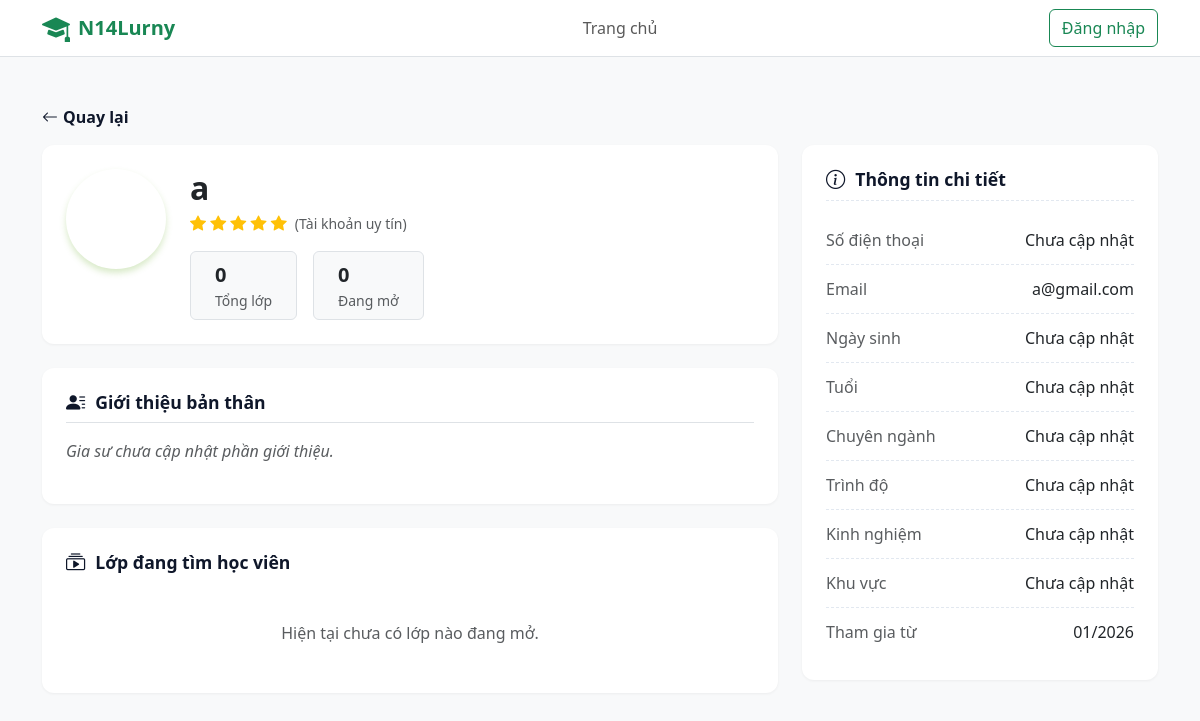
The app's page /N14Lurny/tutor/view_detail.php?id=9, older data.
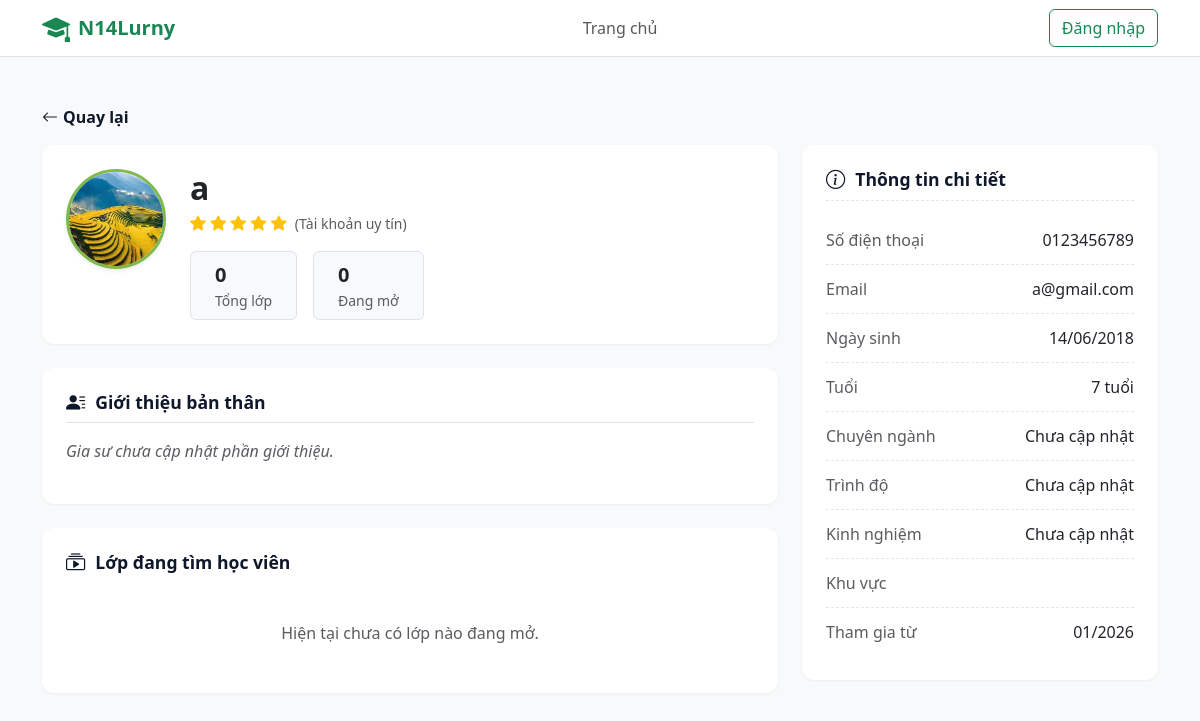
The same page, newer data.
### tables this page shows
CREATE TABLE `users` (
  `id` int(11) NOT NULL,
  `full_name` varchar(100) NOT NULL,
  `email` varchar(100) NOT NULL,
  `password` varchar(255) NOT NULL,
  `role` enum('admin','tutor','student') NOT NULL DEFAULT 'student',
  `avatar` varchar(255) DEFAULT NULL,
  `dob` date DEFAULT NULL,
  `gender` enum('Nam','Nữ','Khác') DEFAULT 'Nam',
  `phone` varchar(20) DEFAULT NULL,
  `bio` text DEFAULT NULL COMMENT 'Giới thiệu bản thân',
  `major` varchar(100) DEFAULT NULL COMMENT 'Chuyên ngành',
  `degree` varchar(100) DEFAULT NULL COMMENT 'Bằng cấp/Trình độ',
  `experience` varchar(100) DEFAULT NULL COMMENT 'Kinh nghiệm',
  `address` varchar(255) DEFAULT NULL COMMENT 'Địa chỉ/Khu vực',
  `school` varchar(255) DEFAULT NULL,
  `grade` varchar(50) DEFAULT NULL,
  `created_at` timestamp NOT NULL DEFAULT current_timestamp()
);

### N14Lurny/tutor/view_detail.php (the view, shortened to what this page needs)
<?php
include '../includes/header_tutor.php';
require_once '../config/db.php';
$tutor_id = 0;
if (isset($_GET['id']) && is_numeric($_GET['id'])) {
    $tutor_id = intval($_GET['id']);
} elseif (isset($_SESSION['user_id'])) {
    $tutor_id = $_SESSION['user_id'];
} else {
    echo "<script>alert('Không tìm thấy thông tin!'); window.history.back();</script>"; exit();
}
$sql_user = "SELECT * FROM users WHERE id = ?";
$stmt = $conn->prepare($sql_user);
$stmt->bind_param("i", $tutor_id);
$stmt->execute();
$user_res = $stmt->get_result();
$tutor = $user_res->fetch_assoc();
$avatar_path = "../assets/uploads/avatars/" . ($tutor['avatar'] ?? '');
$has_avatar = !empty($tutor['avatar']) && file_exists($avatar_path);
$initials = mb_strtoupper(mb_substr($tutor['full_name'], 0, 1, "UTF-8"));
if (!empty($tutor['dob']) && $tutor['dob'] != '0000-00-00') {
    $dob_date = new DateTime($tutor['dob']);
    $now = new DateTime();
    $age = $now->diff($dob_date)->y;
    $age_display = $age . ' tuổi';
    $dob_display = date('d/m/Y', strtotime($tutor['dob']));
} else {
    $age_display = 'Chưa cập nhật'; $dob_display = 'Chưa cập nhật';
}
$count_all = $conn->query("SELECT COUNT(*) as total FROM classes WHERE tutor_id = $tutor_id")->fetch_assoc()['total'];
$count_active = $conn->query("SELECT COUNT(*) as total FROM classes WHERE tutor_id = $tutor_id AND status = 'active'")->fetch_assoc()['total'];
$sql_classes = "SELECT * FROM classes WHERE tutor_id = ? AND status = 'active' ORDER BY created_at DESC LIMIT 4";
$stmt_classes = $conn->prepare($sql_classes);
$stmt_classes->bind_param("i", $tutor_id);
$stmt_classes->execute();
$res_classes = $stmt_classes->get_result();
?>
<!DOCTYPE html>
<html lang="vi">
<head>
  <link href="https://cdn.jsdelivr.net/npm/bootstrap@5.3.2/dist/css/bootstrap.min.css" rel="stylesheet">
  <link href="https://cdn.jsdelivr.net/npm/bootstrap-icons@1.11.1/font/bootstrap-icons.css" rel="stylesheet">
  <link rel="stylesheet" href="../assets/css/tutor.css">
</head>
<body class="bg-light">
<div class="container py-5">
  <a href="javascript:history.back()" class="back-link mb-3">
      <i class="bi bi-arrow-left"></i> Quay lại
  </a>
  <div class="row g-4">
    <div class="col-lg-8">
      <div class="card card-detail mb-4">
        <div class="d-flex flex-column flex-md-row gap-4 align-items-center align-items-md-start text-center text-md-start">
            <?php if($has_avatar): ?>
                <img src="<?= $avatar_path ?>" class="rounded-circle object-fit-cover shadow-sm" style="width: 100px; height: 100px; border: 3px solid #80BA4C;">
            <?php else: ?>
                <div class="avatar-circle" style="width: 100px; height: 100px; font-size: 40px; margin: 0;"><?= $initials ?></div>
            <?php endif; ?>
            <div class="flex-grow-1">
                <h2 class="fw-bold mb-1 text-dark"><?= htmlspecialchars($tutor['full_name']) ?></h2>
                <div class="text-warning mb-3"><i class="bi bi-star-fill"></i> <i class="bi bi-star-fill"></i> <i class="bi bi-star-fill"></i> <i class="bi bi-star-fill"></i> <i class="bi bi-star-fill"></i> <span class="text-muted small ms-1">(Tài khoản uy tín)</span></div>
                <div class="d-flex gap-3 justify-content-center justify-content-md-start">
                    <div class="bg-light px-4 py-2 rounded border"><strong class="d-block text-brand fs-5"><?= $count_all ?></strong> <small class="text-muted">Tổng lớp</small></div>
                    <div class="bg-light px-4 py-2 rounded border"><strong class="d-block text-brand fs-5"><?= $count_active ?></strong> <small class="text-muted">Đang mở</small></div>
                </div>
            </div>
        </div>
      </div>
      <div class="card card-detail mb-4">
         <div class="d-flex justify-content-between align-items-center mb-3 border-bottom pb-2">
             <h5 class="section-title mb-0 border-0 p-0"><i class="bi bi-person-lines-fill"></i> Giới thiệu bản thân</h5>
         </div>
         <div class="text-dark" style="line-height: 1.6;">
             <?php if (!empty($tutor['bio'])): ?>
                 <?= nl2br(htmlspecialchars($tutor['bio'])) ?>
             <?php else: ?>
                 <p class="text-muted fst-italic">Gia sư chưa cập nhật phần giới thiệu.</p>
             <?php endif; ?>
         </div>
      </div>
      <div class="card card-detail">
        <div class="d-flex justify-content-between align-items-center mb-4">
          <h5 class="section-title mb-0 border-0 p-0"><i class="bi bi-collection-play"></i> Lớp đang tìm học viên</h5>
        </div>
        <?php if ($res_classes->num_rows > 0): ?>
        <div class="row g-3">
            <?php while($class = $res_classes->fetch_assoc()): ?>
            <div class="col-md-6">
                <div class="border rounded p-3 h-100 bg-white hover-shadow transition-all position-relative">
                    <div class="mb-2">
                         <span class="badge green"><?= htmlspecialchars($class['subject']) ?></span>
                         <span class="badge gray small"><?= htmlspecialchars($class['method']) ?></span>
                    </div>
                    <h6 class="fw-bold text-dark mb-2">
                        <a href="see_details.php?id=<?= $class['id'] ?>" class="text-decoration-none text-dark stretched-link">
                            <?= htmlspecialchars($class['title']) ?>
                        </a>
                    </h6>
                    <div class="text-primary fw-bold mb-2"><?= htmlspecialchars($class['price']) ?></div>
                    <ul class="list-unstyled small text-muted mb-3">
                        <li class="mb-1"><i class="bi bi-mortarboard me-2"></i> <?= htmlspecialchars($class['grade']) ?></li>
                        <li><i class="bi bi-geo-alt me-2"></i> <?= htmlspecialchars($class['location']) ?></li>
                    </ul>
                </div>
            </div>
            <?php endwhile; ?>
        </div>
        <?php else: ?>
            <div class="text-center text-muted py-4">Hiện tại chưa có lớp nào đang mở.</div>
        <?php endif; ?>
      </div>
    </div>
    <div class="col-lg-4">
      <div class="card card-detail">
        <h5 class="section-title"><i class="bi bi-info-circle"></i> Thông tin chi tiết</h5>
        <ul class="list-unstyled m-0">
            <li class="info-list-item"><span class="text-muted">Số điện thoại</span><span class="fw-medium text-end ps-2 text-dark"><?= htmlspecialchars($tutor['phone'] ?? 'Chưa cập nhật') ?></span></li>
            <li class="info-list-item"><span class="text-muted">Email</span><span class="fw-medium text-end ps-2 text-dark"><?= htmlspecialchars($tutor['email']) ?></span></li>
            <li class="info-list-item"><span class="text-muted">Ngày sinh</span><span class="fw-medium text-end ps-2 text-dark"><?= $dob_display ?></span></li>
            <li class="info-list-item"><span class="text-muted">Tuổi</span><span class="fw-medium text-end ps-2 text-dark"><?= $age_display ?></span></li>
            <li class="info-list-item"><span class="text-muted">Chuyên ngành</span><span class="fw-medium text-end ps-2"><?= htmlspecialchars($tutor['major'] ?? 'Chưa cập nhật') ?></span></li>
            <li class="info-list-item"><span class="text-muted">Trình độ</span><span class="fw-medium text-end ps-2"><?= htmlspecialchars($tutor['degree'] ?? 'Chưa cập nhật') ?></span></li>
            <li class="info-list-item"><span class="text-muted">Kinh nghiệm</span><span class="fw-medium text-end ps-2"><?= htmlspecialchars($tutor['experience'] ?? 'Chưa cập nhật') ?></span></li>
            <li class="info-list-item"><span class="text-muted">Khu vực</span><span class="fw-medium text-end ps-2"><?= htmlspecialchars($tutor['address'] ?? 'Chưa cập nhật') ?></span></li>
            <li class="info-list-item border-0"><span class="text-muted">Tham gia từ</span><span class="fw-medium"><?= date('m/Y', strtotime($tutor['created_at'])) ?></span></li>
        </ul>
      </div>
    </div>
  </div>
</div>
</body>
</html>

### N14Lurny/includes/header_tutor.php (shortened to what this page needs)
<?php
$base_url = '/N14Lurny';
$notif_count = 0;
$notifications = [];
?>
<nav class="navbar navbar-expand-lg bg-white border-bottom py-2 fixed-top-nav">
  <div class="container">
    <a class="navbar-brand fw-bold text-success d-flex align-items-center" href="<?= $base_url ?>/tutor/class_management.php">
        <i class="bi bi-mortarboard-fill me-2 fs-3"></i> N14Lurny
    </a>
    <div class="collapse navbar-collapse" id="navbarContent">
        <ul class="navbar-nav mx-auto mb-2 mb-lg-0">
            <li class="nav-item"><a class="nav-link" href="<?= $base_url ?>/tutor/class_management.php">Trang chủ</a></li>
        </ul>
        <div class="d-flex align-items-center">
            <?php if (isset($_SESSION['user_id'])): ?>
                <div class="dropdown me-3">
                    <a href="#" class="text-secondary position-relative text-decoration-none" id="notifDropdown" data-bs-toggle="dropdown" aria-expanded="false">
                        <i class="bi bi-bell-fill fs-5"></i>
                        <?php if($notif_count > 0): ?>
                            <span class="position-absolute top-0 start-100 translate-middle badge rounded-pill bg-danger border border-light" style="font-size: 0.6rem;">
                                <?= $notif_count ?>
                            </span>
                        <?php endif; ?>
                    </a>
                    <ul class="dropdown-menu dropdown-menu-end shadow border-0" aria-labelledby="notifDropdown" style="width: 320px; max-height: 400px; overflow-y: auto;">
                        <li class="dropdown-header fw-bold border-bottom">Thông báo</li>
                        <?php if (count($notifications) > 0): ?>
                            <?php foreach($notifications as $notif): ?>
                                <li>
                                    <a class="dropdown-item py-2 border-bottom <?= $notif['is_read'] == 0 ? 'bg-light' : '' ?>" href="<?= $base_url ?>/tutor/<?= $notif['link'] ?>">
                                        <div class="d-flex align-items-start">
                                            <i class="bi bi-info-circle-fill text-primary mt-1 me-2"></i>
                                            <div>
                                                <strong class="d-block text-dark" style="font-size: 0.9rem;"><?= htmlspecialchars($notif['title']) ?></strong>
                                                <small class="text-muted d-block text-wrap" style="font-size: 0.8rem; line-height: 1.3;"><?= htmlspecialchars($notif['message']) ?></small>
                                                <small class="text-secondary" style="font-size: 0.7rem;"><?= date('H:i d/m/Y', strtotime($notif['created_at'])) ?></small>
                                            </div>
                                        </div>
                                    </a>
                                </li>
                            <?php endforeach; ?>
                            <li><a class="dropdown-item text-center small text-primary py-2" href="#">Xem tất cả</a></li>
                        <?php else: ?>
                            <li class="p-3 text-center text-muted small">Chưa có thông báo nào</li>
                        <?php endif; ?>
                    </ul>
                </div>
                <div class="dropdown">
                    <a href="#" class="d-flex align-items-center text-decoration-none dropdown-toggle text-dark" data-bs-toggle="dropdown">
                        <div class="rounded-circle bg-success text-white d-flex align-items-center justify-content-center me-2 fw-bold" style="width: 35px; height: 35px;">
                            <?= mb_substr($_SESSION['fullname'] ?? 'U', 0, 1) ?>
                        </div>
                        <span class="fw-bold d-none d-sm-block"><?= htmlspecialchars($_SESSION['fullname'] ?? 'User') ?></span>
                    </a>
                    <ul class="dropdown-menu dropdown-menu-end p-0 shadow border-0">
                        <li class="p-3 border-bottom bg-light rounded-top">
                            <div class="fw-bold text-dark"><?= htmlspecialchars($_SESSION['fullname'] ?? 'Gia sư') ?></div>
                            <div class="small text-muted">Gia sư</div>
                        </li>
                        <li>
                            <a class="dropdown-item py-2 mt-1" href="<?= $base_url ?>/tutor/view_detail.php">
                                <i class="bi bi-person-circle me-2 text-primary"></i> Hồ sơ cá nhân
                            </a>
                        </li>
                        <li>
                            <a class="dropdown-item py-2" href="#">
                                <i class="bi bi-key-fill me-2 text-warning"></i> Đổi mật khẩu
                            </a>
                        </li>
                        <li><hr class="dropdown-divider m-0"></li>
                        <li>
                            <a class="dropdown-item py-2 text-danger" href="<?= $base_url ?>/auth/logout.php">
                                <i class="bi bi-box-arrow-right me-2"></i> Đăng xuất
                            </a>
                        </li>
                    </ul>
                </div>
            <?php else: ?>
                <a href="<?= $base_url ?>/auth/login_register.php" class="btn btn-outline-success">Đăng nhập</a>
            <?php endif; ?>
        </div>
    </div>
  </div>
</nav>

### N14Lurny/assets/css/tutor.css (style rules this page uses)
:root { --primary-color: #0a801a; --brand-dark: #6da53e; --primary-color: #295008; --primary-dark: #5c8a32; --text-dark: #0f172a; --text-gray: #64748b; --bg-body: #f1f5f9; --bg-light: #f8fafc; --danger: #ef4444; --warning: #f59e0b; --success: #10b981; --border-color: #e2e8f0; --radius: 12px; --shadow-sm: 0 1px 3px rgba(0,0,0,0.05); --shadow-md: 0 4px 6px -1px rgba(0, 0, 0, 0.1); }
body { font-family: 'Segoe UI', Roboto, Helvetica, Arial, sans-serif; background-color: var(--bg-body); color: var(--text-dark); }
a { text-decoration: none; color: inherit; transition: 0.2s; }
ul { list-style: none; padding: 0; margin: 0; }
.card, .form-card { background: #fff; border-radius: var(--radius); border: 1px solid var(--border-color); box-shadow: var(--shadow-sm); margin-bottom: 20px; overflow: hidden; }
.section-title { font-size: 1.1rem; font-weight: 700; color: var(--primary-dark); margin-bottom: 20px; padding-bottom: 10px; border-bottom: 2px solid #f1f5f9; display: flex; align-items: center; gap: 10px; }
.section-title i { color: var(--brand-color); font-size: 1.3rem; }
.back-link { color: var(--brand-color); font-weight: 600; display: inline-flex; align-items: center; gap: 5px; }
.text-brand { color: var(--brand-color) !important; }
.card-detail { border: none; box-shadow: var(--shadow-sm); border-radius: var(--radius); background: white; padding: 1.5rem; margin-bottom: 1.5rem; }
.section-title { font-size: 1.1rem; font-weight: 700; color: var(--text-dark); margin-bottom: 15px; padding-bottom: 10px; border-bottom: 1px dashed var(--border-color); display: flex; align-items: center; gap: 10px; }
.section-title i { color: var(--brand-color); font-size: 1.2rem; }
.info-list-item { display: flex; justify-content: space-between; align-items: center; padding: 12px 0; border-bottom: 1px dashed var(--border-color); }
.info-list-item:last-child { border-bottom: none; }
.avatar-circle { width: 80px; height: 80px; background-color: var(--brand-color); color: white; font-size: 32px; font-weight: bold; display: flex; align-items: center; justify-content: center; border-radius: 50%; margin: 0 auto 15px auto; box-shadow: 0 4px 6px rgba(128, 186, 76, 0.3); }

Row changes from the older to the newer data that the page shows:
changed users "a@gmail.com": avatar: picture added; phone "Chưa cập nhật" → "0123456789"; dob "Chưa cập nhật" → "14/06/2018"; dob "Chưa cập nhật" → "7 tuổi"; avatar empty → "stu_9_1768897966.jpg" (drawn); address "Chưa cập nhật" → (not shown)
